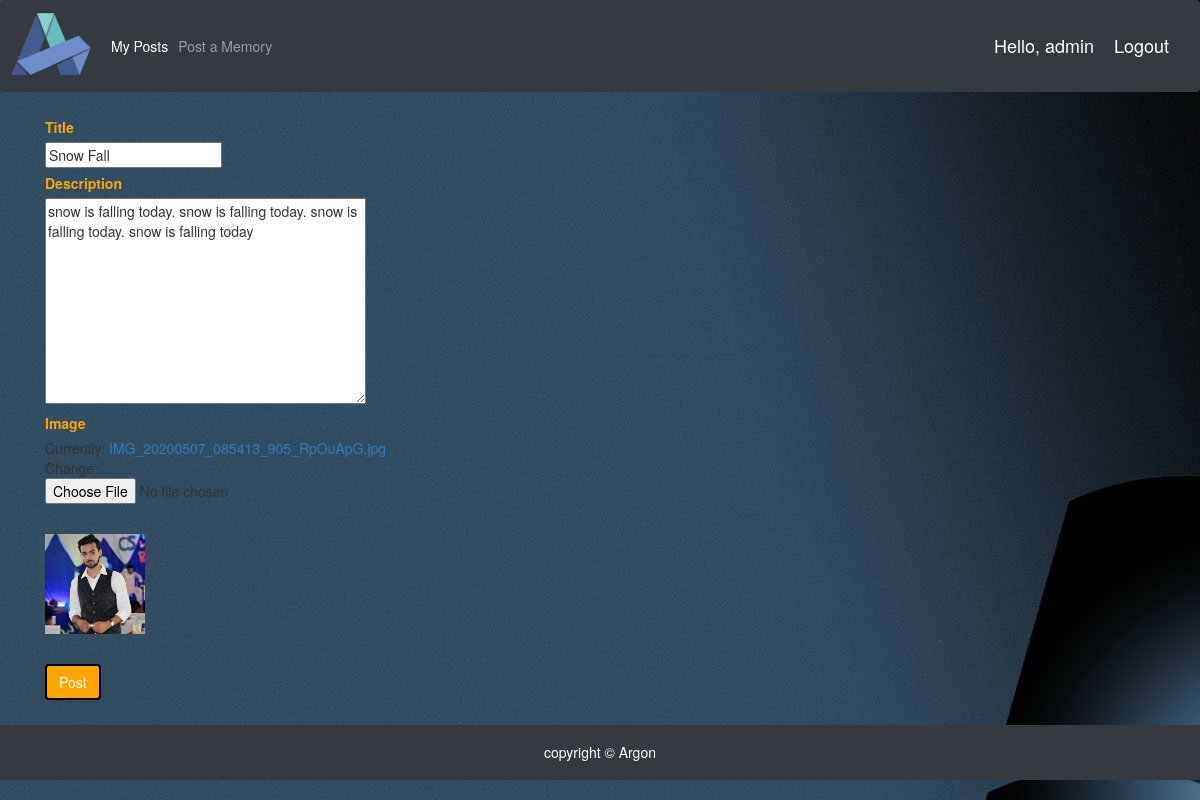
The app's page /updatepost/14/ (signed in) with its own data.
### SocialApp/models.py (models this page shows, shortened)
class Users(AbstractUser):
    class Meta:
        verbose_name = "CustomUser"
        verbose_name_plural = "CustomUsers"

class BlogPost(models.Model):
    title = models.CharField(max_length=300)
    description = models.TextField()
    image = models.ImageField()
    user = models.ForeignKey(Users, on_delete=models.CASCADE, null=True, blank=True)

### SocialApp/views.py (the view, shortened to what this page needs)
# urls.py: path('updatepost/<int:id>/', views.updatePost, name='updatepost'),
@login_required
def updatePost(request, id):
    inst = BlogPost.objects.get(id=id)
    form = PostUpdateForm(request.POST or None, instance=inst)
    context = {'form': form, 'media_url': settings.MEDIA_URL}
    return render(request, 'new_update_post.html', context)

### SocialApp/forms.py
class PostUpdateForm(forms.ModelForm):
    class Meta:
        model = BlogPost
        fields = ['title', 'description', 'image']

### SocialApp/templates/new_update_post.html (shortened to what this page needs)
{%  extends 'main.html' %}
{% load static %}
{% block content %}
<head>
    <link rel="stylesheet" href="https://maxcdn.bootstrapcdn.com/bootstrap/3.4.1/css/bootstrap.min.css">
</head>
<form method="POST" action="" enctype="multipart/form-data">
    <div class="container">
        {% for field in form %}
        <div class="row">
            <div class="col-md-6">
                <label style="display:block;" class="mt-2 lbl">{{field.label}}</label>
                {{field}}
            </div>
        </div>
        {% endfor %}
        <div class="row">
            <div class="col-md-6 lbl mt-5">
                <img id="img" src="{{media_url}}/{{form.instance.image}}" style="width:100px; height:100px;">
            </div>
        </div>
        <div class="row">
            <div class="col-md-6 mt-5">
                <input type="submit" value="Post" id="btnPost" class="btn">
            </div>
        </div>
    </div>
</form>
{% endblock %}

### SocialApp/templates/navbar.html (shortened to what this page needs)
{% load static %}
<head>
  <link rel="stylesheet" href="https://maxcdn.bootstrapcdn.com/bootstrap/3.4.1/css/bootstrap.min.css">
</head>
<nav class="navbar navbar-expand-lg navbar-dark bg-dark">
 <img src="{% static 'img.png' %}" style="width:80px; height:80px;">
  <div class="collapse navbar-collapse" id="navbarNav">
    <ul class="navbar-nav">
      <li class="nav-item active">
        <a class="nav-link" href="{% url 'socialapp:userposts' %}">My Posts</a>
      </li>
      <li class="nav-item">
        <a class="nav-link" href="{% url 'socialapp:newpost' %}">Post a Memory</a>
      </li>
    </ul>
  </div>
  <span class="hello-msg">Hello, {{request.user}}</span>
  <span ><a  class="hello-msg" href="{% url 'socialapp:logout' %}">Logout</a></span>
</nav>

### static/css/main.css (style rules this page uses)
body { background-color: #ebeff5; width: 100%; }

### SocialApp/templates/navbar.html (style rules this page uses)
.hello-msg { font-size: 18px; color: #fff; margin-right: 20px; }

### SocialApp/templates/new_update_post.html (style rules this page uses)
.btn { background-color: orange; border: 2px solid black; color: white; }
.lbl { color: orange; }

### records on screen
Users: user "admin"
BlogPost: form "Snow Fall" "snow is falling today. snow is falling today. snow is falling today. snow is falling today", instance.image (picture)

### other values on screen
{{ field.label }} "Title" "Description" "Image"
